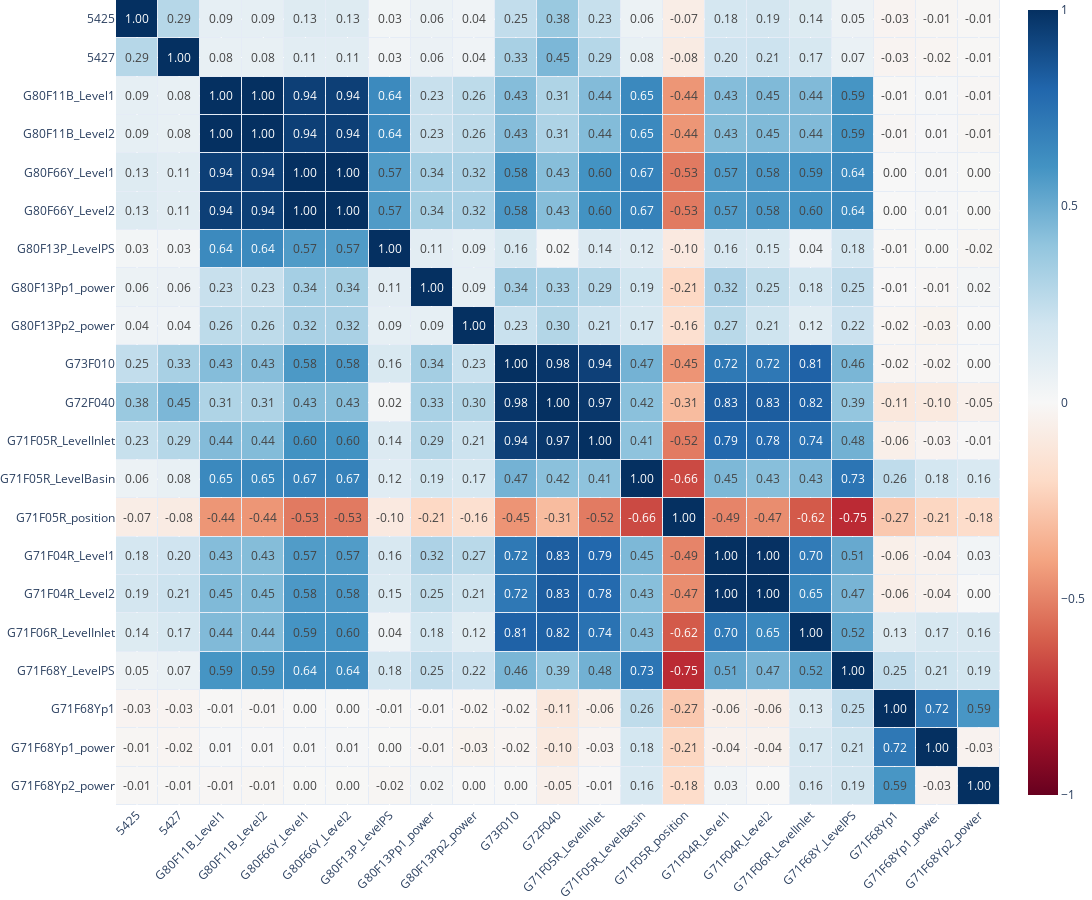

The notebook cell this image was saved under:
### Code cell
# Create the heatmap trace
heatmap = go.Heatmap(
    z=corr.values,
    x=corr.columns.tolist(),
    y=corr.index.tolist(),
    # color from blue to red
    colorscale='RdBu',
    #colorscale='RdYlGn', 
    # add text in each cell
    text=corr.values,
    texttemplate='%{text:.2f}',
    hovertemplate='Correlation: %{text:.2f}<extra></extra><br>%{y}<br>%{x}',
    showscale=True,
    reversescale=False,
    zmin=-1,
    zmax=1,
    xgap=1,
    ygap=1,
)


# Create the layout
layout = go.Layout(
    #title='Correlation Heatmap',
    xaxis=dict(tickangle=-45),  # Rotate x-axis labels
    yaxis=dict(autorange='reversed'), # Invert the y-axis
    height=900,
    width=1100,
)

# Create the figure
fig = go.Figure(data=[heatmap], layout=layout)
# Save the plot as png
fig.write_image(save_folder / 'correlation_matrix_filtered.png', scale=2)
# tight layout
fig.update_layout(margin=dict(l=0, r=0, t=0, b=0))
# Show the plot
fig.show()

### Figure 1 — Plotly figure (JSON) as saved in the notebook; plotly's stock layout.template omitted (floating-point values rounded to 4 significant figures; data arrays with more than 128 entries replaced by an {"elided": "..."} marker saying what was removed)
{"data": [{"colorscale": [[0, "rgb(103,0,31)"], [0.1, "rgb(178,24,43)"], [0.2, "rgb(214,96,77)"], [0.3, "rgb(244,165,130)"], [0.4, "rgb(253,219,199)"], [0.5, "rgb(247,247,247)"], [0.6, "rgb(209,229,240)"], [0.7, "rgb(146,197,222)"], [0.8, "rgb(67,147,195)"], [0.9, "rgb(33,102,172)"], [1, "rgb(5,48,97)"]], "hovertemplate": "Correlation: %{text:.2f}<extra></extra><br>%{y}<br>%{x}", "reversescale": false, "showscale": true, "text": {"elided": "21x21 float values"}, "texttemplate": "%{text:.2f}", "type": "heatmap", "x": ["5425", "5427", "G80F11B_Level1", "G80F11B_Level2", "G80F66Y_Level1", "G80F66Y_Level2", "G80F13P_LevelPS", "G80F13Pp1_power", "G80F13Pp2_power", "G73F010", "G72F040", "G71F05R_LevelInlet", "G71F05R_LevelBasin", "G71F05R_position", "G71F04R_Level1", "G71F04R_Level2", "G71F06R_LevelInlet", "G71F68Y_LevelPS", "G71F68Yp1", "G71F68Yp1_power", "G71F68Yp2_power"], "xgap": 1, "y": ["5425", "5427", "G80F11B_Level1", "G80F11B_Level2", "G80F66Y_Level1", "G80F66Y_Level2", "G80F13P_LevelPS", "G80F13Pp1_power", "G80F13Pp2_power", "G73F010", "G72F040", "G71F05R_LevelInlet", "G71F05R_LevelBasin", "G71F05R_position", "G71F04R_Level1", "G71F04R_Level2", "G71F06R_LevelInlet", "G71F68Y_LevelPS", "G71F68Yp1", "G71F68Yp1_power", "G71F68Yp2_power"], "ygap": 1, "z": {"elided": "21x21 float values"}, "zmax": 1, "zmin": -1}], "layout": {"height": 900, "margin": {"b": 0, "l": 0, "r": 0, "t": 0}, "width": 1100, "xaxis": {"tickangle": -45}, "yaxis": {"autorange": "reversed"}}}
